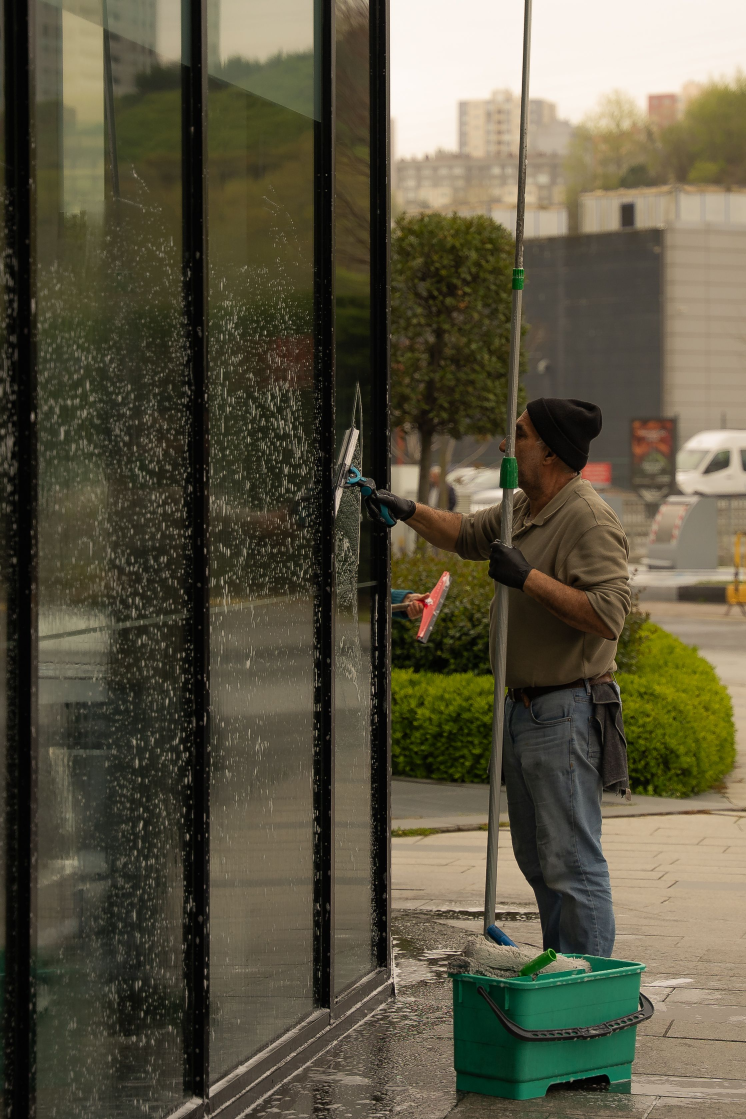
#> input picture site/assets/originals/37440103.jpg, 2238 x 3357 px (shown at 1/3 size); its folder holds 4 pictures in this run
$ python prepare-photos.py ../site/assets/originals/1571460.jpg
#> lines starting #> are read from the running program, lines starting #| are printed output that depends on the picture
"""Download licensed Pexels source photographs and create reproducible WebP crops.

Run with a Python interpreter providing Pillow. Provenance: docs/ASSETS.md.
"""
from pathlib import Path
from urllib.request import urlopen, Request
from concurrent.futures import ThreadPoolExecutor
import json
import sys
from PIL import Image, ImageOps, ImageDraw

ROOT = Path(__file__).resolve().parents[1]
ORIGINALS = ROOT / 'site/assets/originals'
PHOTOS = ROOT / 'site/assets/photos'
IDS = [6195281, 6197122, 37440103, 4440538, 4440536, 1571460, 380768, 6197123]
# Logical slot, original Pexels ID, aspect ratio, crop gravity.
SLOTS = [
    ('hero', 37440103, (16, 9), (0.5, 0.42)),
    ('hero-mobile', 37440103, (1, 1), (0.5, 0.35)),
    ('about-01', 6195281, (3, 4), (0.5, 0.5)),
    ('about-02', 4440538, (4, 3), (0.5, 0.38)),
    ('about-03', 6197123, (4, 3), (0.5, 0.5)),
    ('service-01', 1571460, (4, 3), (0.4, 0.5)),
    ('service-02', 380768, (4, 3), (0.5, 0.5)),
    ('service-03', 37440103, (4, 3), (0.6, 0.5)),
    ('service-04', 4440536, (4, 3), (0.5, 0.5)),
    ('gallery-01', 37440103, (3, 4), (0.5, 0.5)),
    ('gallery-02', 4440538, (1, 1), (0.5, 0.4)),
    ('gallery-03', 1571460, (1, 1), (0.3, 0.5)),
    ('gallery-04', 6197122, (16, 9), (0.5, 0.08)),
    ('gallery-05', 6195281, (1, 1), (0.5, 0.35)),
    ('gallery-06', 4440536, (1, 1), (0.5, 0.5)),
    ('process', 6197123, (16, 9), (0.5, 0.5)),
    ('why', 6197122, (4, 3), (0.5, 0.4)),
    ('article-01', 4440538, (3, 2), (0.5, 0.4)),
    ('article-02', 380768, (3, 2), (0.5, 0.5)),
    ('article-03', 4440536, (3, 2), (0.5, 0.5)),
]

def download(photo_id):
#> called with photo_id = 6195281
    target = ORIGINALS / f'{photo_id}.jpg'
    if not target.exists():
        url = f'https://images.pexels.com/photos/{photo_id}/pexels-photo-{photo_id}.jpeg?auto=compress&cs=tinysrgb&w=2400'
        target.write_bytes(urlopen(Request(url, headers={'User-Agent': 'Mozilla/5.0'}), timeout=60).read())
#> (this line was passed over: the network is not available in this run)
    with Image.open(target) as image:
        print(photo_id, image.size)

# [44 lines left out: functions contact_sheet, derivatives, prune_rejected_candidates, validate, not called in this run]

if __name__ == '__main__':
    ORIGINALS.mkdir(parents=True, exist_ok=True)
    PHOTOS.mkdir(parents=True, exist_ok=True)
    if '--clean-candidates' in sys.argv:
        prune_rejected_candidates()
    if '--validate-only' in sys.argv:
        validate()
        raise SystemExit(0)
    with ThreadPoolExecutor(max_workers=4) as executor:
        list(executor.map(download, IDS))
#> call 3 of download, with photo_id = 37440103
#> in download, image is the input picture: PIL image 2238x3357 RGB; mean R, G, B 90.9, 85.7, 66.1
#| 37440103 (2238, 3357)
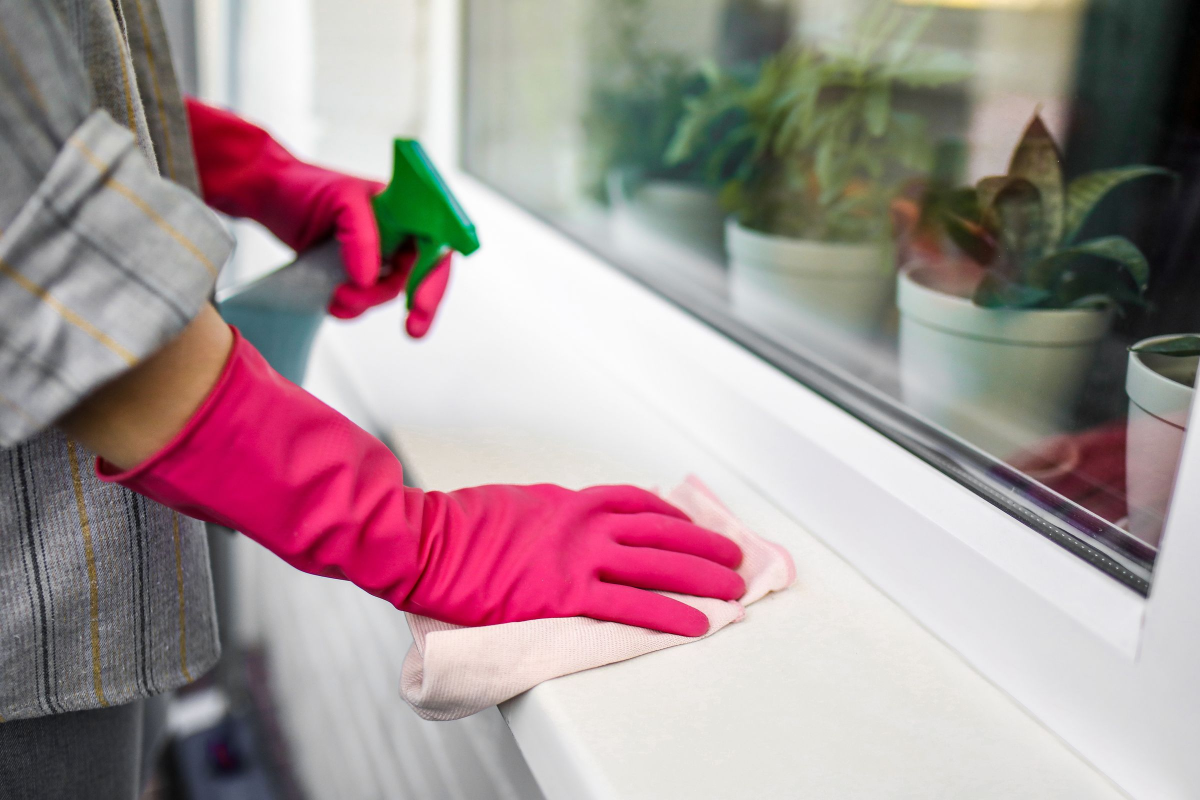
#> input picture site/assets/originals/4440536.jpg, 2400 x 1600 px (shown at 1/2 size)
#> in download, image is the input picture: PIL image 2400x1600 RGB; mean R, G, B 164.5, 146.4, 148.2
#| 4440536 (2400, 1600)
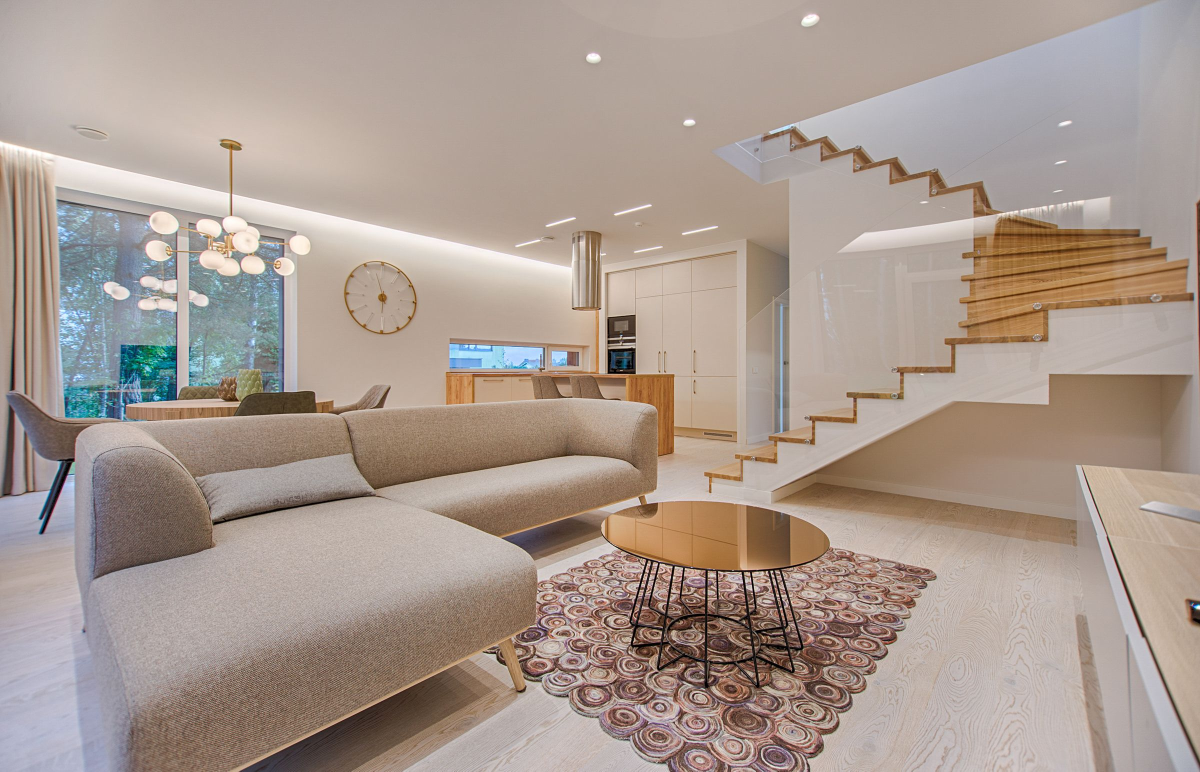
#> input picture site/assets/originals/1571460.jpg, 2400 x 1543 px (shown at 1/2 size)
#> in download, image is the input picture: PIL image 2400x1543 RGB; mean R, G, B 169, 153.8, 144.2
#| 1571460 (2400, 1543)
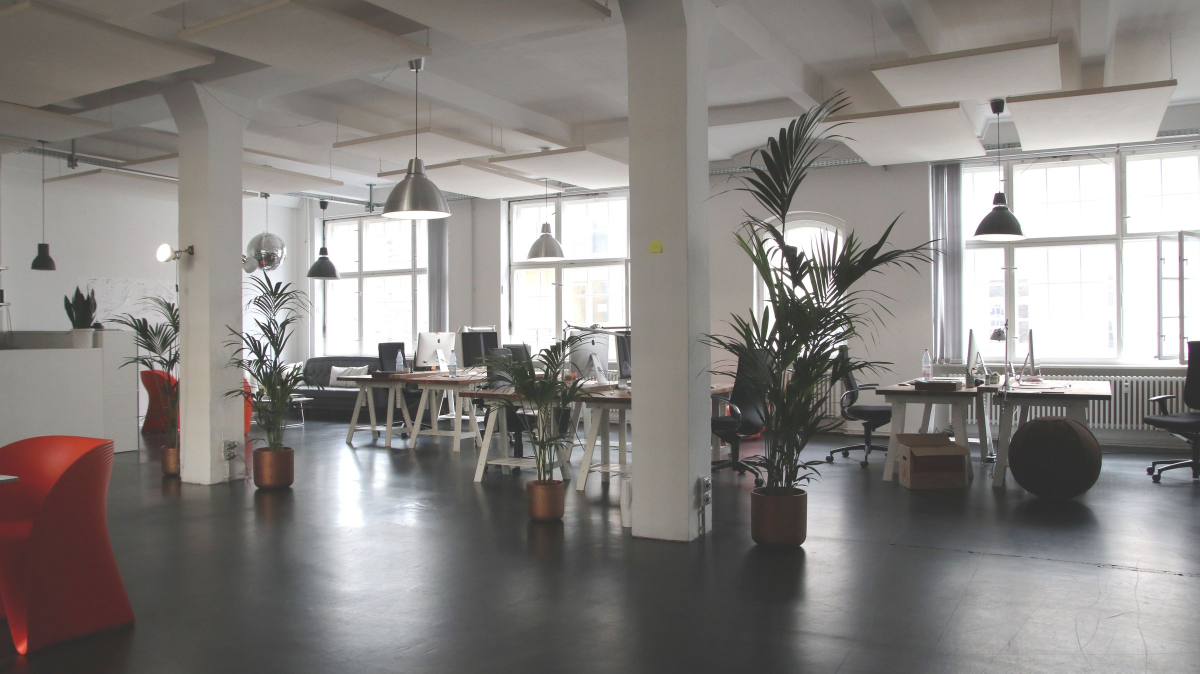
#> input picture site/assets/originals/380768.jpg, 2400 x 1347 px (shown at 1/2 size)
#> in download, image is the input picture: PIL image 2400x1347 RGB; mean R, G, B 137, 133.3, 130.5
#| 380768 (2400, 1347)
#> (the run stopped early here; a loop or call above may not have finished)
